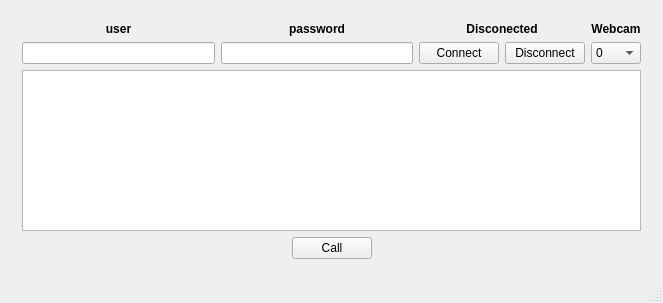
<?xml version="1.0" encoding="UTF-8"?>
<ui version="4.0">
 <class>MainWindow</class>
 <widget class="QMainWindow" name="MainWindow">
  <property name="geometry">
   <rect>
    <x>0</x>
    <y>0</y>
    <width>663</width>
    <height>303</height>
   </rect>
  </property>
  <property name="windowTitle">
   <string>VoipTest</string>
  </property>
  <widget class="QWidget" name="centralWidget">
   <layout class="QGridLayout" name="gridLayout_3">
    <item row="0" column="0">
     <widget class="QStackedWidget" name="stackedWidget">
      <property name="currentIndex">
       <number>0</number>
      </property>
      <widget class="QWidget" name="pagMain">
       <layout class="QGridLayout" name="gridLayout_2">
        <item row="0" column="0" colspan="3">
         <layout class="QGridLayout" name="glyLogin">
          <item row="0" column="0">
           <widget class="QLabel" name="lblUser">
            <property name="font">
             <font>
              <weight>75</weight>
              <bold>true</bold>
             </font>
            </property>
            <property name="text">
             <string>user</string>
            </property>
            <property name="alignment">
             <set>Qt::AlignCenter</set>
            </property>
           </widget>
          </item>
          <item row="1" column="3">
           <widget class="QPushButton" name="btnDisconnect">
            <property name="text">
             <string>Disconnect</string>
            </property>
           </widget>
          </item>
          <item row="1" column="0">
           <widget class="QLineEdit" name="txtUser"/>
          </item>
          <item row="0" column="1">
           <widget class="QLabel" name="lblPassWord">
            <property name="font">
             <font>
              <weight>75</weight>
              <bold>true</bold>
             </font>
            </property>
            <property name="text">
             <string>password</string>
            </property>
            <property name="alignment">
             <set>Qt::AlignCenter</set>
            </property>
           </widget>
          </item>
          <item row="1" column="1">
           <widget class="QLineEdit" name="txtPassword">
            <property name="echoMode">
             <enum>QLineEdit::Password</enum>
            </property>
           </widget>
          </item>
          <item row="1" column="2">
           <widget class="QPushButton" name="btnConnect">
            <property name="text">
             <string>Connect</string>
            </property>
           </widget>
          </item>
          <item row="0" column="2" colspan="2">
           <widget class="QLabel" name="lblStatus">
            <property name="font">
             <font>
              <weight>75</weight>
              <bold>true</bold>
             </font>
            </property>
            <property name="text">
             <string>Disconected</string>
            </property>
            <property name="alignment">
             <set>Qt::AlignCenter</set>
            </property>
           </widget>
          </item>
          <item row="1" column="4">
           <widget class="QComboBox" name="cbxWebcam">
            <item>
             <property name="text">
              <string>0</string>
             </property>
            </item>
            <item>
             <property name="text">
              <string>1</string>
             </property>
            </item>
           </widget>
          </item>
          <item row="0" column="4">
           <widget class="QLabel" name="lblWebcam">
            <property name="font">
             <font>
              <weight>75</weight>
              <bold>true</bold>
             </font>
            </property>
            <property name="text">
             <string>Webcam</string>
            </property>
            <property name="alignment">
             <set>Qt::AlignCenter</set>
            </property>
           </widget>
          </item>
         </layout>
        </item>
        <item row="1" column="0" colspan="3">
         <widget class="QListWidget" name="lswRoster"/>
        </item>
        <item row="2" column="0">
         <spacer name="hspMainLeft">
          <property name="orientation">
           <enum>Qt::Horizontal</enum>
          </property>
          <property name="sizeHint" stdset="0">
           <size>
            <width>256</width>
            <height>17</height>
           </size>
          </property>
         </spacer>
        </item>
        <item row="2" column="1">
         <widget class="QPushButton" name="btnCall">
          <property name="text">
           <string>Call</string>
          </property>
         </widget>
        </item>
        <item row="2" column="2">
         <spacer name="hspMainRight">
          <property name="orientation">
           <enum>Qt::Horizontal</enum>
          </property>
          <property name="sizeHint" stdset="0">
           <size>
            <width>255</width>
            <height>17</height>
           </size>
          </property>
         </spacer>
        </item>
       </layout>
      </widget>
      <widget class="QWidget" name="pagCall">
       <layout class="QGridLayout" name="gridLayout_5">
        <item row="0" column="0" colspan="3">
         <layout class="QGridLayout" name="glyCall">
          <item row="0" column="1">
           <widget class="QLabel" name="lblOutgoing">
            <property name="sizePolicy">
             <sizepolicy hsizetype="Preferred" vsizetype="Maximum">
              <horstretch>0</horstretch>
              <verstretch>0</verstretch>
             </sizepolicy>
            </property>
            <property name="font">
             <font>
              <weight>75</weight>
              <bold>true</bold>
             </font>
            </property>
            <property name="text">
             <string>Outgoing</string>
            </property>
            <property name="alignment">
             <set>Qt::AlignCenter</set>
            </property>
           </widget>
          </item>
          <item row="1" column="0">
           <widget class="QLabel" name="lblIncomingFrame"/>
          </item>
          <item row="0" column="0">
           <widget class="QLabel" name="lblIncoming">
            <property name="sizePolicy">
             <sizepolicy hsizetype="Preferred" vsizetype="Maximum">
              <horstretch>0</horstretch>
              <verstretch>0</verstretch>
             </sizepolicy>
            </property>
            <property name="font">
             <font>
              <weight>75</weight>
              <bold>true</bold>
             </font>
            </property>
            <property name="text">
             <string>Incoming</string>
            </property>
            <property name="alignment">
             <set>Qt::AlignCenter</set>
            </property>
           </widget>
          </item>
          <item row="1" column="1">
           <widget class="QLabel" name="lblOutgoingFrame"/>
          </item>
         </layout>
        </item>
        <item row="1" column="0">
         <spacer name="hspCallLeft">
          <property name="orientation">
           <enum>Qt::Horizontal</enum>
          </property>
          <property name="sizeHint" stdset="0">
           <size>
            <width>244</width>
            <height>20</height>
           </size>
          </property>
         </spacer>
        </item>
        <item row="1" column="1">
         <widget class="QPushButton" name="btnEndCall">
          <property name="text">
           <string>EndCall</string>
          </property>
         </widget>
        </item>
        <item row="1" column="2">
         <spacer name="hspCallRight">
          <property name="orientation">
           <enum>Qt::Horizontal</enum>
          </property>
          <property name="sizeHint" stdset="0">
           <size>
            <width>243</width>
            <height>20</height>
           </size>
          </property>
         </spacer>
        </item>
       </layout>
      </widget>
     </widget>
    </item>
   </layout>
  </widget>
  <widget class="QStatusBar" name="stbStatusBar"/>
 </widget>
 <layoutdefault spacing="6" margin="11"/>
 <tabstops>
  <tabstop>txtUser</tabstop>
  <tabstop>txtPassword</tabstop>
  <tabstop>btnConnect</tabstop>
  <tabstop>btnDisconnect</tabstop>
  <tabstop>cbxWebcam</tabstop>
  <tabstop>lswRoster</tabstop>
  <tabstop>btnCall</tabstop>
  <tabstop>btnEndCall</tabstop>
 </tabstops>
 <resources/>
 <connections/>
</ui>
